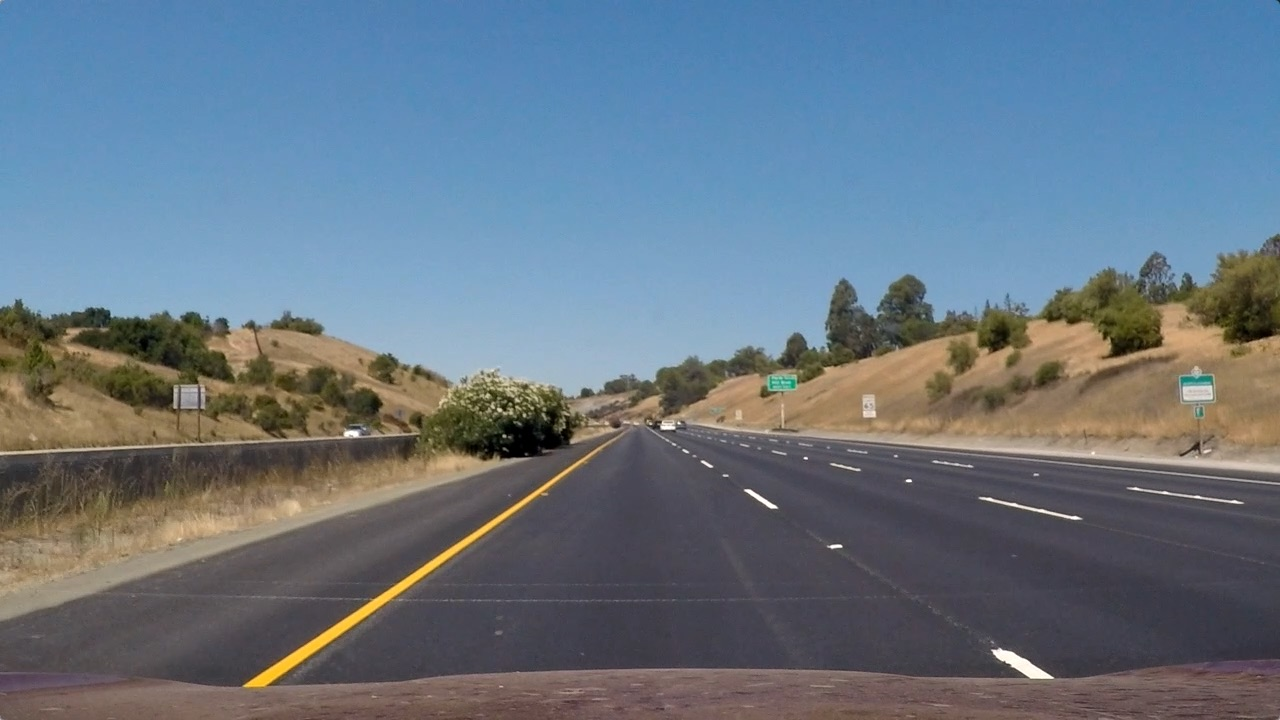
#> input picture test_images/straight_lines1.jpg, 1280 x 720 px; its folder holds only this picture in this run
$ jupyter execute --allow-errors interactive_evaluation.ipynb   (shell and % lines are left out)   (older library calls are emulated)
#> lines starting #> are read from the running program, lines starting #| are printed output that depends on the picture; after the words box and inside, x2 and y2 are one past the last pixel; in counts of white or black regions, pixels touching at a corner belong together
### Binarizer.py
"""Binarizer"""
import numpy as np
import cv2


class Binarizer():
    """Binarizer - processes an image"""

    def __init__(self):
        """Initialize member variables"""
        self.sobelx = None
        self.sobely = None

    # [36 lines left out: functions process, abs_sobel_threshold, not called in this run]

### CameraCalibrator.py
"""Camera Calibrator"""
import cv2
import pickle
import numpy as np


class CameraCalibrator():
    """Camera Calibrator"""

    def __init__(self):
        """Initialize camera calibrator"""
        self.dist_coefficients = None
        self.undistort_matrix = None

    # [49 lines left out: functions calibrate, undistort, saveParameters, loadParameters, not called in this run]

### Lane.py
"""Define a class to track the lane"""
import cv2
import numpy as np

from Line import Line


class Lane():
    """Represents a road lane"""

    def __init__(self, image_size):
        """Constuct the object."""
        self.left_line = Line(frame_memory=7)
        self.right_line = Line(frame_memory=7)

        self.xm_per_pix = 3.7 / 700  # meters per pixel in x dimension
        self.ym_per_pix = 30 / 720  # meters per pixel in y dimension

        self.polynom_search_margin = 100

        self.image_size = image_size  # Size of input images, usually (720, 1280)

        self.center_polynom = None
        self.center_curvature = 0.0
        self.center_offset = 0.0

        self.undetected_frame_count = 0
        self.previos_detection = False

    # [211 lines left out: functions reset, detect_lane, check_detected_lines, find_line_centers, do_margin_based_search, do_sliding_window_search and 3 more, not called in this run]

### Visualizer.py
"""Visualizer draws information on a given image"""
import cv2
import numpy as np


class Visualizer():
    """Draws various information into an image"""

    def __init__(self, warper):
        """Construct the object."""
        self.warper = warper

    # [66 lines left out: functions draw_debugging_output, draw_text_info, draw_lane_on_road, not called in this run]

### Warper.py
"""Warper"""
import cv2
import numpy as np


class Warper():
    """Image Warper"""

    def __init__(self):
        """Initialize image warper"""
        src_top_left = [600, 450]
        src_top_right = [680, 450]
        src_bottom_right = [1120, 720]
        src_bottom_left = [190, 720]

        # [4 lines of commented-out code are left out]

        dest_top_left = [src_bottom_left[0] + 300, 0]
        dest_top_right = [src_top_right[0] + 300, 0]
        dest_bottom_right = [src_top_right[0] + 300, 720]
        dest_bottom_left = [src_bottom_left[0] + 300, 720]
        # [4 lines of commented-out code are left out]

        src_warp = np.float32([src_top_left, src_top_right, src_bottom_right, src_bottom_left])
        dest_warp = np.float32([dest_top_left, dest_top_right, dest_bottom_right, dest_bottom_left])

        self.warp_matrix = cv2.getPerspectiveTransform(src_warp, dest_warp)
        self.warp_matrix_inverse = cv2.getPerspectiveTransform(dest_warp, src_warp)

    # [9 lines left out: functions warp, unWarp, not called in this run]

### interactive_evaluation.ipynb
[cell 1]
# Process all test images in order to find the a good color space and thresholds
import cv2
import glob
import pickle
import matplotlib.pyplot as plt
import numpy as np

# Plot all graphical outputs inline


test_image_files = glob.glob('./test_images/*')

test_images = []

for file in test_image_files:
    img = cv2.imread(file)
#> img is the input picture: shape (720, 1280, 3); mean B, G, R 131.2, 117.7, 103.2
    img = cv2.cvtColor(img, cv2.COLOR_BGR2RGB)
    test_images.append(img)


print('Imgaes loaded')

[cell 2]
# Undistort the images
dist_pickle = pickle.load(open("./camera_cal/calibration_coefficients.p", "rb"))
#> (reads camera_cal/calibration_coefficients.p from the repository)
mtx = dist_pickle["mtx"]
dist = dist_pickle["dist"]

undistorted_images = []

for img in test_images:
    undist = cv2.undistort(img, mtx, dist, None, mtx)
    undistorted_images.append(undist)
#> this loop made 1 pass
#> after the loop, undistorted_images = 1 item


print('Images undistorted')

[cell 3]
from Binarizer import Binarizer
binarizer = Binarizer()

fig = plt.figure()
fig.set_figwidth(16)
fig.set_figheight(20)

for index, img in enumerate(undistorted_images):
    # Check various threshold values
    yuv = cv2.cvtColor(img, cv2.COLOR_RGB2YUV)
    Y = yuv[:, :, 0]
    U = yuv[:, :, 1]
    V = yuv[:, :, 2]

    Y_binary = np.zeros_like(Y)
    Y_binary[(Y >= 200) & (Y <= 255)] = 1

    U_binary = np.zeros_like(U)
    U_binary[(U >= 200) & (U <= 255)] = 1

    V_binary = np.zeros_like(V)
    V_binary[(V >= 0) & (V <= 100)] = 1


    sobelx = cv2.Sobel(Y, cv2.CV_64F, 1, 0, ksize=13)
    sobely = cv2.Sobel(Y, cv2.CV_64F, 0, 1, ksize=13)

    abs_sobel_x = np.absolute(sobelx)
    scaled_sobel_x = np.uint8(255 * abs_sobel_x / np.max(abs_sobel_x))

    sobel_binary = np.zeros_like(scaled_sobel_x)
    sobel_binary[(scaled_sobel_x >= 20) & (scaled_sobel_x <= 100)] = 1


    abs_sobel_y = np.absolute(sobely)
    scaled_sobel_y = np.uint8(255 * abs_sobel_y / np.max(abs_sobel_y))

    sobel_binary_y = np.zeros_like(scaled_sobel_y)
    sobel_binary_y[(scaled_sobel_y >= 20) & (scaled_sobel_y <= 100)] = 1

    test = np.zeros_like(Y)
    test[(sobel_binary_y == 1) & (sobel_binary == 1) | (Y_binary == 1) | (V_binary == 1)] = 1

    test2 = np.zeros_like(Y)
    test2[(sobel_binary_y == 1) | (Y_binary == 1) | (V_binary == 1)] = 1

    test3 = np.zeros_like(Y)
    test3[(sobel_binary == 1) | (Y_binary == 1) | (V_binary == 1)] = 1

    combined = np.zeros_like(Y)
    combined[(Y_binary == 1) | (V_binary == 1)] = 1


    plot_index = index * 5
    ax = fig.add_subplot(9, 5, plot_index + 1)
    ax.imshow(img)
    ax.axis('off')
    plt.title('Original')

    ax = fig.add_subplot(9, 5, plot_index + 2)
    ax.imshow(test2, cmap='gray')
    ax.axis('off')
    plt.title('sobel_binary')

    ax = fig.add_subplot(9, 5, plot_index + 3)
    ax.imshow(test3, cmap='gray')
    ax.axis('off')
    plt.title('SobelY')

    ax = fig.add_subplot(9, 5, plot_index + 4)
    ax.imshow(test, cmap='gray')
    ax.axis('off')
    plt.title('Test')

    ax = fig.add_subplot(9, 5, plot_index + 5)
    ax.imshow(combined, cmap='gray')
    ax.axis('off')
    plt.title('Best')
#> this loop made 1 pass
#> plot_index on pass 1: 0
#> pass 1, `V = yuv[:, :, 2]`:
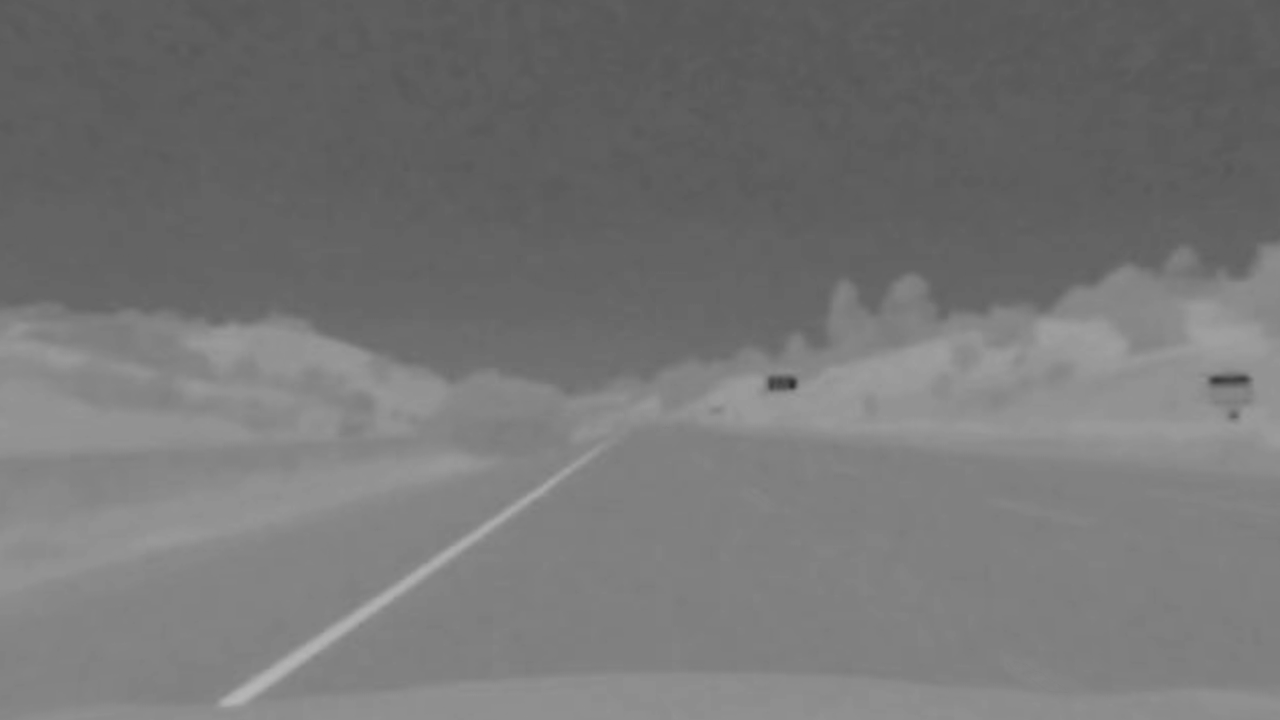
#> V: shape (720, 1280); min 46, max 182, mean 117.7
#> after the loop: U_binary: shape (720, 1280); every value is 0
#> after the loop:
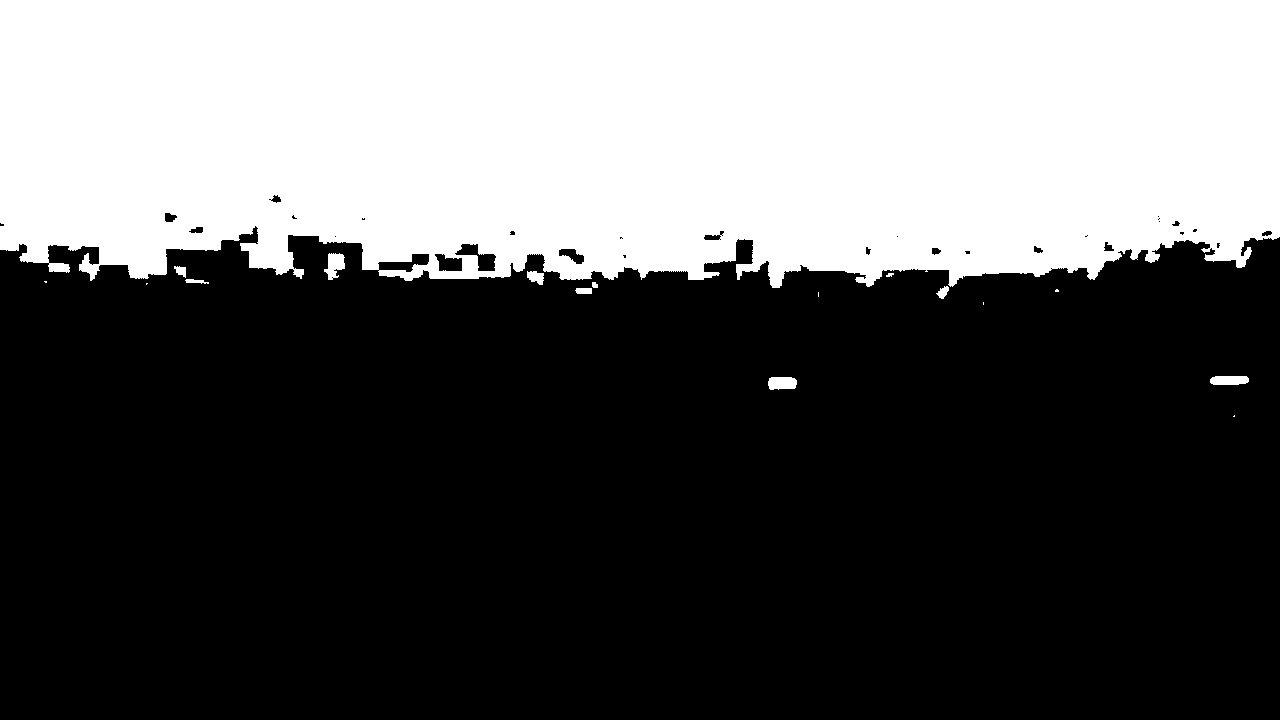
#> V_binary: shape (720, 1280); values 0 (black) and 1 (white), 36.7% white; 17 white regions (6 under 20 px), largest, box (x1, y1, x2, y2) and area: (0, 0, 1280, 288) 336971, (324, 253, 345, 280) 358, (768, 377, 797, 390) 331
#> after the loop: Y_binary: shape (720, 1280); values 0 (black) and 1 (white), 0.38% white; 115 white regions (102 under 20 px), largest, box (x1, y1, x2, y2) and area: (297, 476, 560, 656) 1244, (1004, 659, 1073, 694) 761, (1214, 386, 1250, 401) 331
#> after the loop: combined: shape (720, 1280); values 0 (black) and 1 (white), 37.1% white; 132 white regions (108 under 20 px), largest, box (x1, y1, x2, y2) and area: (0, 0, 1280, 288) 336971, (297, 476, 560, 656) 1244, (1004, 659, 1073, 694) 761
#> after the loop: sobel_binary: shape (720, 1280); values 0 (black) and 1 (white), 6.5% white; 1123 white regions (639 under 20 px), largest, box (x1, y1, x2, y2) and area: (213, 432, 627, 708) 5170, (476, 369, 597, 449) 3200, (415, 363, 472, 420) 881
#> after the loop:
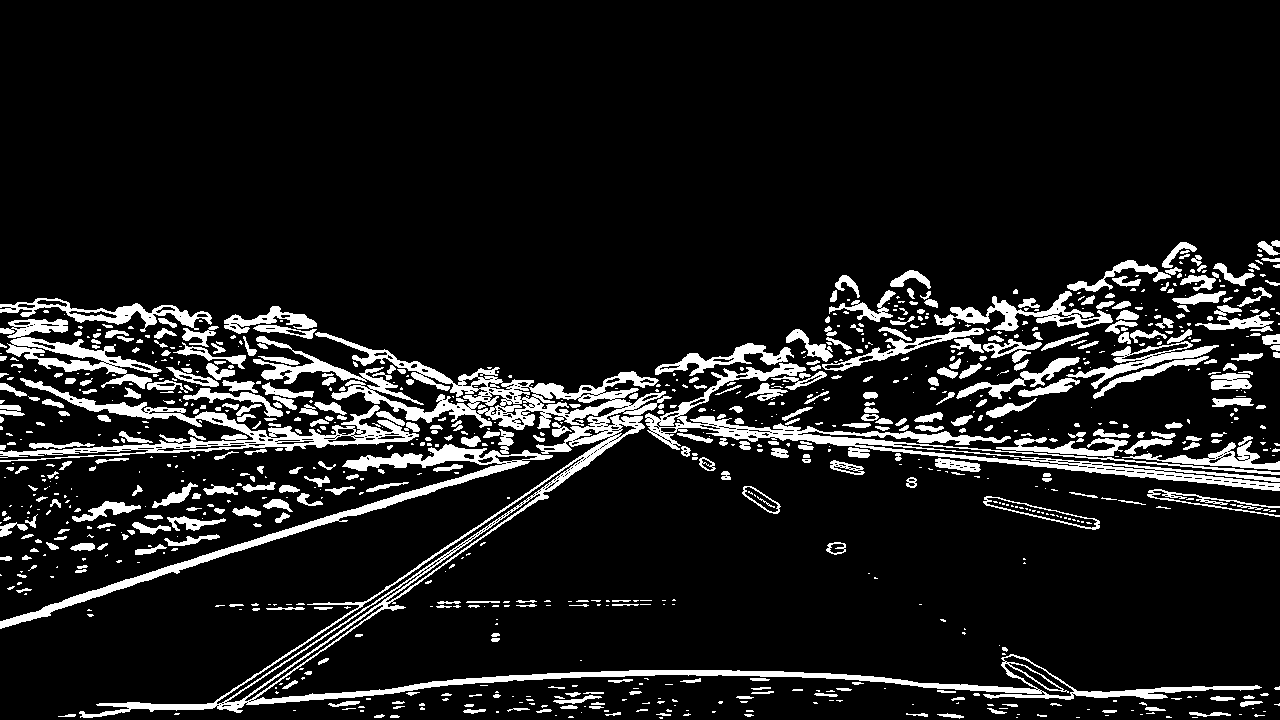
#> sobel_binary_y: shape (720, 1280); values 0 (black) and 1 (white), 10.7% white; 951 white regions (530 under 20 px), largest, box (x1, y1, x2, y2) and area: (79, 332, 1262, 718) 22381, (645, 363, 1280, 491) 9707, (0, 378, 419, 462) 6089
#> after the loop:
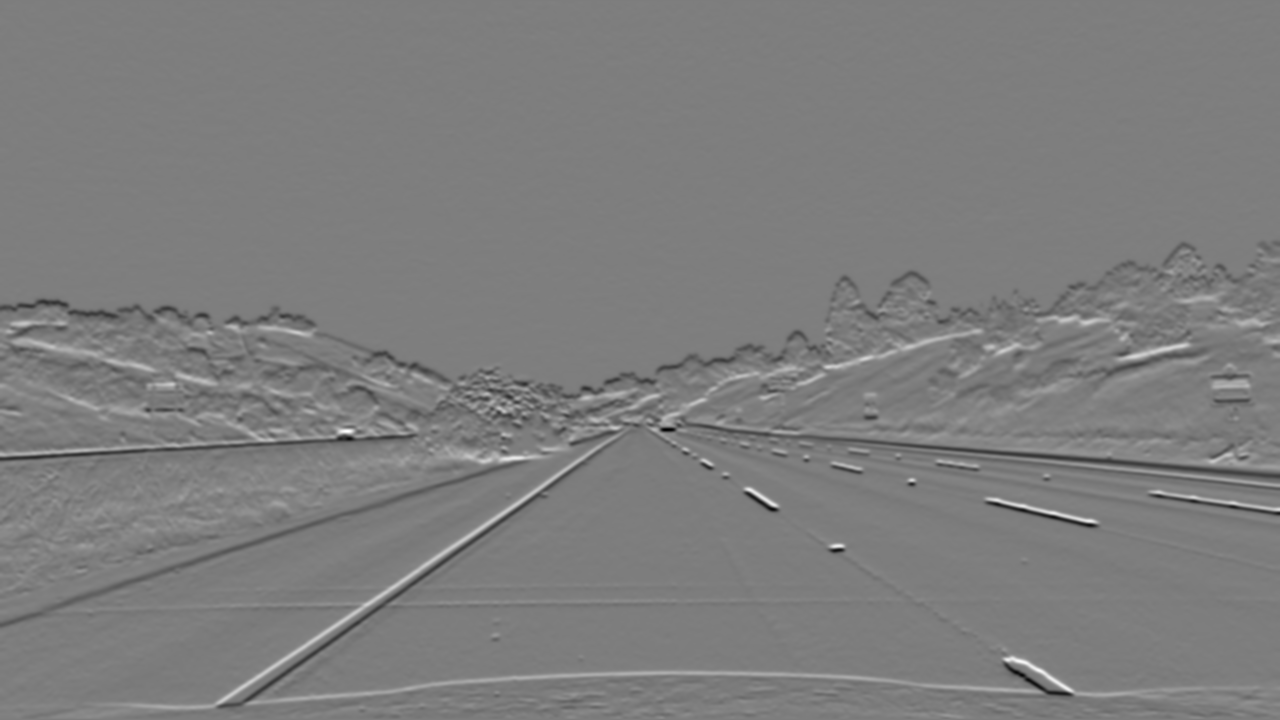
#> sobely: shape (720, 1280) float64; min -318558772, max 326808952, mean -250921; drawn with min black and max white
#> after the loop: test: shape (720, 1280); values 0 (black) and 1 (white), 40.5% white; 1687 white regions (1281 under 20 px), largest, box (x1, y1, x2, y2) and area: (0, 0, 1280, 288) 336971, (213, 433, 627, 708) 4109, (1004, 659, 1074, 697) 767
#> after the loop: test2: shape (720, 1280); values 0 (black) and 1 (white), 47.6% white; 916 white regions (497 under 20 px), largest, box (x1, y1, x2, y2) and area: (0, 0, 1280, 292) 338341, (79, 332, 1262, 718) 23345, (645, 363, 1280, 491) 11893
#> after the loop: test3: shape (720, 1280); values 0 (black) and 1 (white), 43.4% white; 1126 white regions (650 under 20 px), largest, box (x1, y1, x2, y2) and area: (0, 0, 1280, 288) 337144, (213, 432, 627, 708) 5605, (476, 369, 597, 449) 3209

[cell 4]
# Check color spaces
for index, img in enumerate(undistorted_images):
    fig = plt.figure()
    fig.set_figwidth(16)
    fig.set_figheight(20)

    rgb = img
    gray = cv2.cvtColor(rgb, cv2.COLOR_RGB2GRAY)
    hls = cv2.cvtColor(rgb, cv2.COLOR_RGB2HLS)
    hsv = cv2.cvtColor(rgb, cv2.COLOR_RGB2HSV)
    YCrCb = cv2.cvtColor(rgb, cv2.COLOR_RGB2YCrCb)
    yuv = cv2.cvtColor(rgb, cv2.COLOR_RGB2YUV)

    # Print original and gray
    ax = fig.add_subplot(6, 3, 1)
    ax.imshow(rgb)
    plt.title('Original')

    ax = fig.add_subplot(6, 3, 2)
    ax.imshow(gray, cmap='gray')
    ax.axis('off')
    plt.title('Gray')

    # Print RGB
    ax = fig.add_subplot(6, 3, 4)
    ax.imshow(rgb[:,:,0], cmap='gray')
    ax.axis('off')
    plt.title('R')

    ax = fig.add_subplot(6, 3, 5)
    ax.imshow(rgb[:,:,1], cmap='gray')
    ax.axis('off')
    plt.title('G')

    ax = fig.add_subplot(6, 3, 6)
    ax.imshow(rgb[:,:,2], cmap='gray')
    ax.axis('off')
    plt.title('B')

    # Print HLS
    ax = fig.add_subplot(6, 3, 7)
    ax.imshow(hls[:,:,0], cmap='gray')
    ax.axis('off')
    plt.title('H')

    ax = fig.add_subplot(6, 3, 8)
    ax.imshow(hls[:,:,1], cmap='gray')
    ax.axis('off')
    plt.title('L')

    ax = fig.add_subplot(6, 3, 9)
    ax.imshow(hls[:,:,2], cmap='gray')
    ax.axis('off')
    plt.title('S')

    # Print HSV
    ax = fig.add_subplot(6, 3, 10)
    ax.imshow(hsv[:,:,0], cmap='gray')
    ax.axis('off')
    plt.title('H')

    ax = fig.add_subplot(6, 3, 11)
    ax.imshow(hsv[:,:,1], cmap='gray')
    ax.axis('off')
    plt.title('S')

    ax = fig.add_subplot(6, 3, 12)
    ax.imshow(hsv[:,:,2], cmap='gray')
    ax.axis('off')
    plt.title('V')

    # Print YCrCb
    ax = fig.add_subplot(6, 3, 13)
    ax.imshow(YCrCb[:,:,0], cmap='gray')
    ax.axis('off')
    plt.title('Y')

    ax = fig.add_subplot(6, 3, 14)
    ax.imshow(YCrCb[:,:,1], cmap='gray')
    ax.axis('off')
    plt.title('Cr')

    ax = fig.add_subplot(6, 3, 15)
    ax.imshow(YCrCb[:,:,2], cmap='gray')
    ax.axis('off')
    plt.title('Cb')

    # Print YUV
    ax = fig.add_subplot(6, 3, 16)
    ax.imshow(yuv[:,:,0], cmap='gray')
    ax.axis('off')
    plt.title('Y')

    ax = fig.add_subplot(6, 3, 17)
    ax.imshow(yuv[:,:,1], cmap='gray')
    ax.axis('off')
    plt.title('U')

    ax = fig.add_subplot(6, 3, 18)
    ax.imshow(yuv[:,:,2], cmap='gray')
    ax.axis('off')
    plt.title('V')
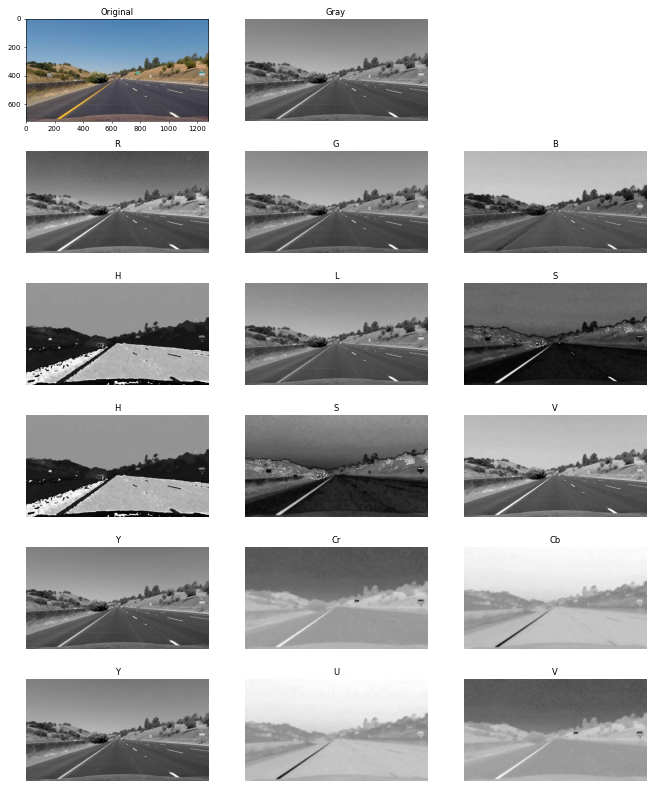
#> figure drawn by matplotlib, 17 panels

[cell 5]
# Process pipeline
from Binarizer import Binarizer
from CameraCalibrator import CameraCalibrator
from Lane import Lane
from moviepy.editor import VideoFileClip
from optparse import OptionParser
from Visualizer import Visualizer
from Warper import Warper


# =============================================================================
# Create processing instances
# =============================================================================
calibrator = CameraCalibrator()
binarizer = Binarizer()
warper = Warper()
visualizer = Visualizer(warper)
#> (the rest of this cell did not finish here and is left out)
